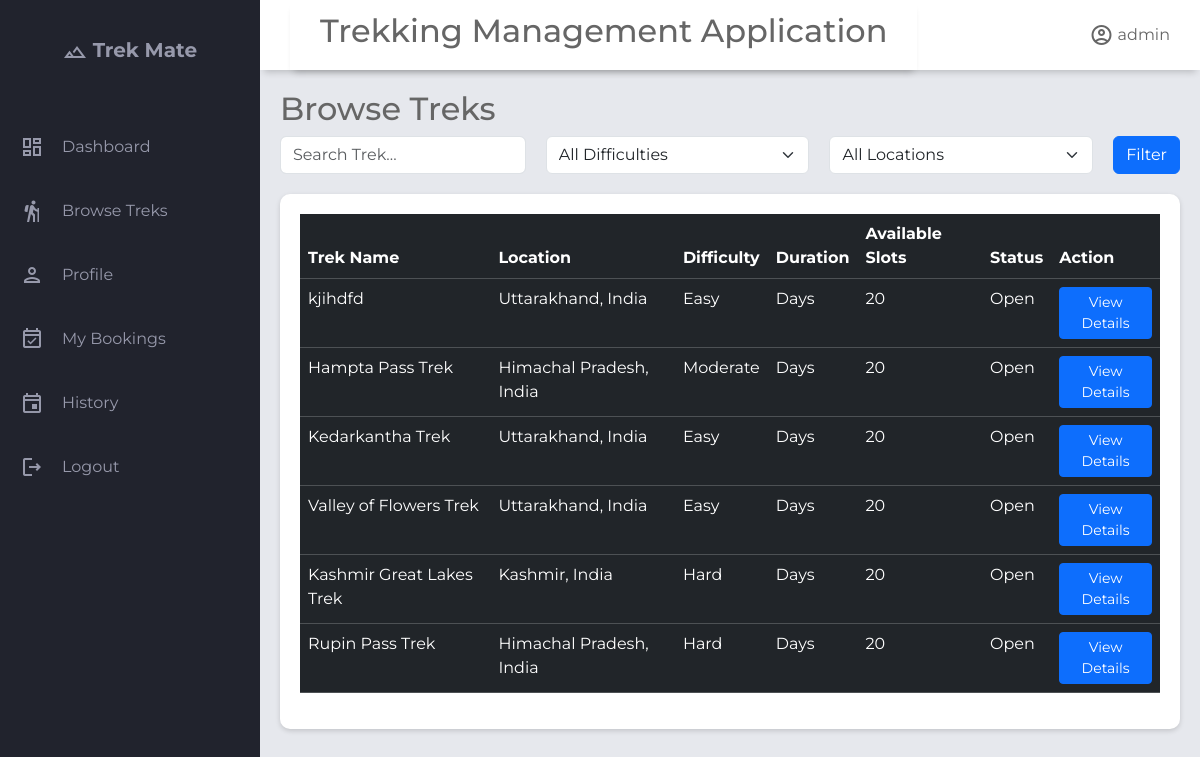
Screenshot of /home/1/browse with the database file from the repository.
### application/models.py (models this page shows)
class User(db.Model):
    __tablename__='user'
    id= db.Column(db.Integer, primary_key=True)
    username=db.Column(db.String(),unique=True,nullable=False)
    email=db.Column(db.String(),unique=True,nullable=False)
    password=db.Column(db.String(),nullable=False)
    full_name        = db.Column(db.String(), nullable=True)
    phone            = db.Column(db.String(), nullable=True)
    role=db.Column(Enum('admin','trek staff','trekker',name='user_role'),nullable=False,default='trekker')# admin | trek staff | trekker
    is_blacklisted=db.Column(db.Boolean,default=False)
    blacklist_reason=db.Column(db.Text,nullable=True)
    is_active=db.Column(db.Boolean,default=True)
    created_at       = db.Column(db.DateTime, default=db.func.now())
    updated_at       = db.Column(db.DateTime, onupdate=db.func.now())
    bookings=db.relationship('Booking',lazy=True, back_populates='user',cascade="all, delete-orphan") #all → apply operations like save, update, delete to the related bookings.
    staff_profile=db.relationship('Staff_profile',lazy=True,uselist=False,back_populates='user') #uselist= False means One-to-one (single object) while default it is one-to-many

class Trek(db.Model):
    __tablename__='trek'
    id              = db.Column(db.Integer, primary_key=True)
    name            = db.Column(db.String(), nullable=False)
    description     = db.Column(db.Text, nullable=True)
    location        = db.Column(db.String(), nullable=True)
    difficulty      = db.Column(db.String(), nullable=False, default='moderate')  # easy | moderate | hard
    duration_days   = db.Column(db.Integer, nullable=False)
    start_date      = db.Column(db.DateTime, nullable=True)
    end_date        = db.Column(db.DateTime, nullable=True)
    max_slots       = db.Column(db.Integer, nullable=False, default=20)
    available_slots = db.Column(db.Integer, nullable=False, default=20)
    price           = db.Column(db.Numeric, nullable=False, default=0.0)
    status          = db.Column(Enum('open','closed',name='trek_status'),nullable=False, default='pending')
    trek_progress   = db.Column(Enum('upcoming','started','completed',name="trek_progress"),default='upcoming')
    created_at      = db.Column(db.DateTime, default=db.func.now())
    updated_at      = db.Column(db.DateTime, onupdate=db.func.now())
    image           = db.Column(db.String(200))
    assigned_staffs=db.relationship('Staff_profile',secondary='trek_staff_assignment',lazy=True,back_populates='assigned_treks')#many to many relationship
    bookings=db.relationship('Booking',back_populates='trek',lazy=True,cascade="all, delete-orphan")#one to many relationship as one trek can have multiple bookings but not other side, as one booking can belong to a single trek

### application/controller.py (the view)
@app.route("/home/<int:user_id>/browse")
def browse_treks(user_id):
    user = User.query.get_or_404(user_id)
    difficulty = request.args.get("difficulty")
    location = request.args.get("location")
    search = request.args.get("search")
    treks = Trek.query.filter(Trek.status == "open")
    if search:
        treks = treks.filter(Trek.name.ilike(f"%{search}%"))
    if difficulty:
        treks = treks.filter(Trek.difficulty == difficulty)
    if location:
        treks = treks.filter(Trek.location == location)
    treks = treks.order_by(Trek.start_date).all()
    locations = (
        db.session.query(Trek.location)
        .distinct()
        .order_by(Trek.location)
        .all()
    )
    return render_template("browse_treks.html",user=user,treks=treks,locations=locations,selected_location=location,selected_difficulty=difficulty,search=search)

### templates/browse_treks.html (shortened to what this page needs)
{% extends "trekker_base.html" %}
{% block header_title %}
Browse Treks
{% endblock %}
{% block content %}
<div class="filter-card">
    <form method="GET">
        <div class="filter-row" style="display: flex; gap: 20px;">
            <input type="text" name="search" class="form-control" placeholder="Search Trek..." value="{{ search or ''}}">
            <select name="difficulty" class="form-select" >
                <option value="">All Difficulties</option>
            </select>
            <select name="location" class="form-select">
                <option value="">All Locations</option>
            </select>
            <button class="btn btn-primary">
                Filter
            </button>
        </div>
    </form>
</div>
<section class="table-section">
    <div class="table-content">
        <table class="table table-dark table-hover">
            <thead>
                <tr>
                    <th>Trek Name</th>
                    <th>Location</th>
                    <th>Difficulty</th>
                    <th>Duration</th>
                    <th>Available Slots</th>
                    <th>Status</th>
                    <th>Action</th>
                </tr>
            </thead>
            <tbody>
                {% for trek in treks %}
                <tr>
                    <td>{{trek.name}}</td>
                    <td>{{trek.location}}</td>
                    <td>{{trek.difficulty.title()}}</td>
                    <td>{{trek.duration}} Days</td>
                    <td>{{trek.available_slots}}</td>
                    <td>{{trek.status.title()}}</td>
                    <td>
                        <a href="{{url_for('trek_details',user_id=user.id,trek_id=trek.id)}}" class="btn btn-primary btn-sm">
                            View Details
                        </a>
                    </td>
                </tr>
                {% endfor %}
            </tbody>
        </table>
    </div>
</section>
{% endblock %}

### templates/trekker_base.html (shortened to what this page needs)
<!DOCTYPE html>
<html lang="en">
<head>
    <link rel="stylesheet" href="https://cdn.jsdelivr.net/npm/bootstrap@5.3.8/dist/css/bootstrap.min.css">
    <link rel="stylesheet" href="{{ url_for('static',filename='style.css') }}">
</head>
<body>
    <div class="grid-container">
        <header class="header">
            <div class="header left">
                <h2>Trekking Management Application</h2>
            </div>
            <div class="header-right">
                <span class="material-icons-outlined">account_circle</span> {{user.username}}
            </div>
        </header>
        <aside id="sidebar">
            <div class="sidebar-title">
                <div class="sidebar-brand">
                    <span class="material-icons-outlined">filter_hdr</span> Trek Mate
                </div>
            </div>
            <ul class="sidebar-list">
                <li class="sidebar-list-item">
                    <span class="material-icons-outlined">dashboard</span> <a href="{{ url_for('user_dashboard',user_id=user.id)}}">Dashboard</a>
                </li>
                <li class="sidebar-list-item">
                    <span class="material-icons-outlined">hiking</span> <a href="{{ url_for('browse_treks',user_id=user.id) }}">Browse Treks</a>
                </li>
                <li class="sidebar-list-item">
                    <span class="material-icons-outlined">person</span> <a href="{{ url_for('trekker_profile',user_id=user.id) }}">Profile</a>
                </li>
                <li class="sidebar-list-item">
                    <span class="material-icons-outlined">event_available</span> <a href="{{ url_for('my_bookings',user_id=user.id) }}"> My Bookings</a>
                </li>
                <li class="sidebar-list-item">
                   <span class="material-icons-outlined">event</span>  <a href="{{ url_for('trek_history', user_id=user.id) }}">History</a>
                </li>
                <li class="sidebar-list-item">
                    <span class="material-icons-outlined">logout</span><a href="/login">Logout</a>
                </li>
            </ul>
        </aside>
        <main class="main-container">
            <div class="main-title">
                <div>
                    <h2>{% block header_title %}Dashboard{% endblock %}</h2>
                </div>
            </div>
            {% block content %}
            {% endblock %}
        </main>
    </div>
</body>
</html>

### static/style.css (style rules this page uses)
body { margin: 0; padding: 0; box-sizing: border-box; background-color: #e6e8ed; color: #666666; font-family: "Montserrat",sans-serif; }
.material-icons-outlined { vertical-align: middle; line-height: 1px; }
.grid-container { display: grid; grid-template-columns: 260px 1fr 1fr 1fr ; grid-template-rows: 0.2fr 3fr; grid-template-areas: "sidebar header header header" "sidebar main main main" ; height: 100vh; }
.header { grid-area: header; height: 70px; background-color: #ffffff; display: flex; align-items: center; justify-content: space-between; padding: 0 30px 0 30px; box-shadow: 0 6px 7px -4px rgba(0,0,0,0.2); }
#sidebar { grid-area: sidebar; height: 100%; background-color: #21232d; color: #9799ab; overflow-y: auto; transition: all 0.5s; }
.sidebar-title { display: flex; justify-content: center; align-items: center; padding: 20px 20px 20px 20px; margin-bottom: 30px; }
.sidebar-brand { margin-top: 15px; font-size: 20px; font-weight: 700; }
.sidebar-list { padding: 0; margin-top: 15px; list-style-type: none; width:100%; }
.sidebar-list-item { padding: 20px 20px 20px 20px; display: flex; align-items: center; width:100%; gap: 18px; border-radius:10px; transition:0.3s; }
.main-container { grid-area: main; overflow-y: auto; padding: 20px 20px; }
.main-title { display: flex; justify-content: space-between; align-items:center; }
.table-content { width: 100%; margin-top: 20px; background:white; border-radius:10px; padding:20px; box-shadow:0 2px 5px rgba(0,0,0,.15); }
table { width: 100%; border-collapse:collapse; }
th,td { padding:15px; text-align:left; }
thead { background:#f5f5f5; }

### templates/trekker_base.html (style rules this page uses)
a { text-decoration: none; color: #9799ab; }

### rows the page displays
User: username "admin"
Trek: name "kjihdfd", location "Uttarakhand, India", difficulty "Easy", available_slots "20", status "Open"
Trek: name "Hampta Pass Trek", location "Himachal Pradesh, India", difficulty "Moderate", available_slots "20", status "Open"
Trek: name "Kedarkantha Trek", location "Uttarakhand, India", difficulty "Easy", available_slots "20", status "Open"
Trek: name "Valley of Flowers Trek", location "Uttarakhand, India", difficulty "Easy", available_slots "20", status "Open"
Trek: name "Kashmir Great Lakes Trek", location "Kashmir, India", difficulty "Hard", available_slots "20", status "Open"
Trek: name "Rupin Pass Trek", location "Himachal Pradesh, India", difficulty "Hard", available_slots "20", status "Open"
